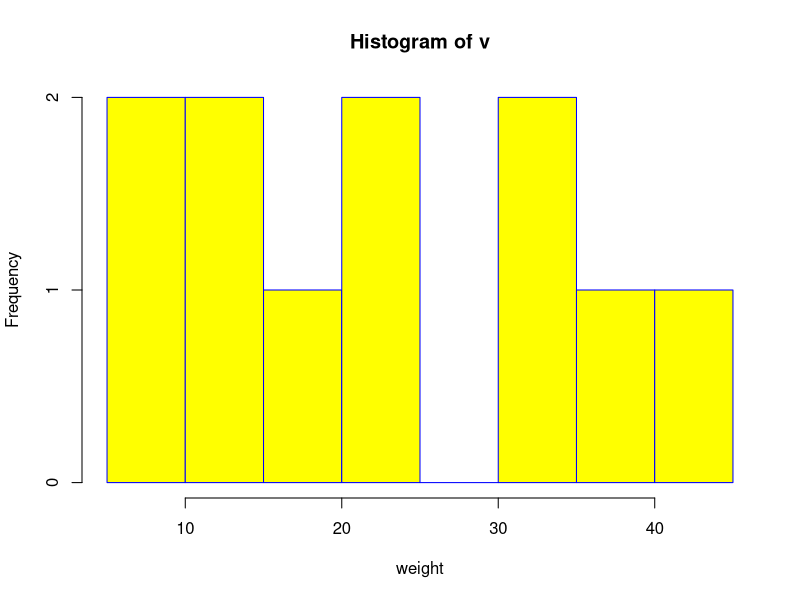

Reproduce this figure in R.
#create data for the graph
v<-c(9,13,21,8,36,22,12,41,31,33,19)
#give the chart file a name
png(file="histogram.png")
#cretae the histogram
hist(v,xlab="weight",col="yellow",border="blue")
#save the file
dev.off()